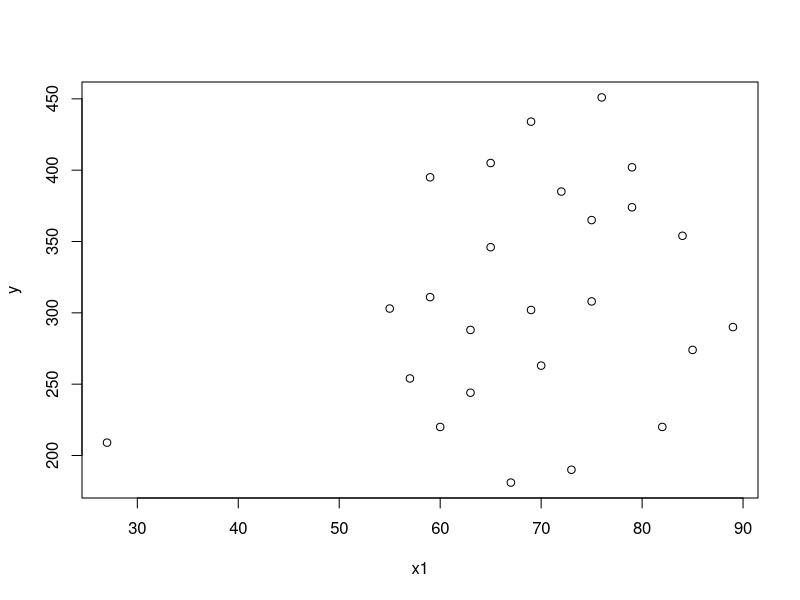
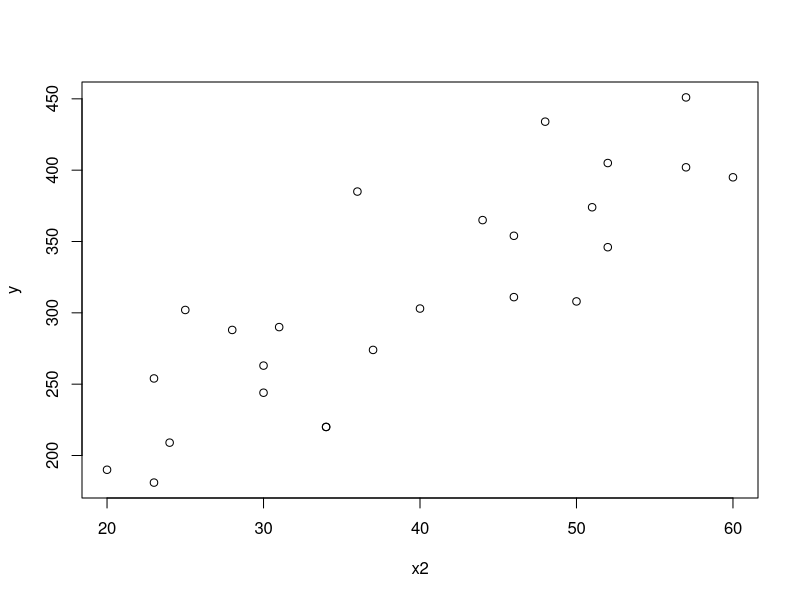
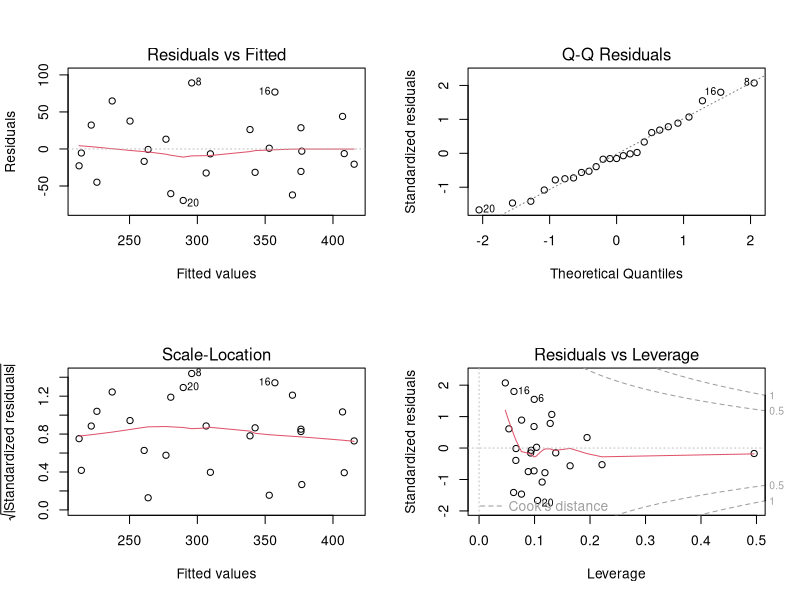

The R source for these figures, in order: (Note: this script raises an error after producing the figures.)
## ---- chunk 1
knitr::opts_chunk$set(echo = TRUE)
## ---- chunk 2
#4.1
y <- c(354,190,405,263,451,302,288,385,402,365,209,290,346,254,395,434,220,374,308,220,311,181,274,303,244)

x1 <- c(84,73,65,70,76,69,63,72,79,75,27,89,65,57,59,69,60,79,75,82,59,67,85,55,63)

x2 <- c(46,20,52,30,57,25,28,36,57,44,24,31,52,23,60,48,34,51,50,34,46,23,37,40,30)

## ---- chunk 3
#a.산점도
plot(x1,y)
plot(x2,y)
## ---- chunk 4
#b. 1차선형회귀모형 적합(x1)
lm.x1 <- lm(y~x1)
summary(lm.x1)

## ---- chunk 5
#c. 1차선형회귀모형 적합(x2)
lm.x2 <- lm(y~x2)
summary(lm.x2)

## ---- chunk 6
#d. 1차선형회귀모형 적합(x1,x2)
lm.x1x2 <- lm(y~x1+x2)
summary(lm.x1x2)

## ---- chunk 7
#e. 유의성 검정
##F-statistic:  검정통계량 = 13.55
##p-값 : 1.443e-06    
##1.443e-06  < 0.05

##독립변수(몸무게, 나이)가 종속변수(콜레스테롤)에 미치는 영향에 대한 회귀모형은 통계적으로 유의하다.
## ---- chunk 8
#f. 결정계수
##Multiple R-squared:  0.7056
##Adjusted R-squared:  0.6788 
##콜레스테롤(y)의 선형회귀모형은 몸무게(x1)와 나이(x2)에 의해 약 67.88%로 설명된다. 

## ---- chunk 9
#g. 등분산성
par(mfrow=c(2,2))
plot(lm.x1x2)

##첫번째 x축에 모형적합값 y축에 잔차를 그린 plot에서 산점도가 중앙 선과 관계없이 분포된 것을 보아, 잔차의 등분산성을 만족한다. 
library(car)
ncvTest(lm.x1x2)


##ncvTest 결과 p = 0.83275 > .05인것을 보아, 모형 적합 값에 따라 오차의 분산이 변한다. 
##H0(귀무가설) : 독립변수에 상관없이 잔차의 분산이 동일하다 가 기각 안되고 채택됨.즉, 잔차의 등분산성을 만족한다. 

## ---- chunk 10
#h
#Q-Q plot

qqPlot(lm.x1x2,simulate=TRUE,main="Q-Q_ plot")

##잔차의 probability plot을 본 결과, 점들은 비교적  45도 각도의 직선위에 있기 때문에 정규성이 있다. 

## ---- chunk 11
# i. 잔차 정규분포 유의수준 5% 검정
library(nortest)
shapiro.test(lm.x1x2$residuals)

## p-value = 0.6588 > .05이므로 유의하지 않다. 즉, H0(귀무가설) : 모집단은 정규분포를 따른다.이 기각 안되고 채택됨. 즉, 잔차는 정규분포를 따른다. 
## ---- chunk 12
#j
library(lmtest)
dwtest(lm.x1x2)

## p-value = 0.1791 > .05 이므로  잔차는 독립성을 따르지 않는다. 

## ---- chunk 13
#k
predict(lm.x1x2, newdata = data.frame(x1=84,x2=54))
## ---- chunk 14
#4.3
y <- c(82,89,101,107,115,122,127,137,147,166,174,175,177,184,187,189,194,197,201,204,255,328) #FFD

x1 <- c(1.468,1.605,2.168,2.054,2.467,1.294,2.183,2.426,2.607,4.567,4.588,3.618,5.855,2.898,3.88,0.455,8.088,6.502,6.081,7.105,8.548,6.321) #SPR

x2 <- c(3.3,3.664,4.87,4.72,4.11,3.75,3.97,4.65,3.84,4.92,3.82,4.32,4.53,4.48,5.39,4.99,4.5,5.2,5.65,5.4,4.2,6.45) #RGF

x3 <- c(0.166,0.154,0.177,0.275,0.298,0.15,0,0.117,0.155,0.138,0.249,0.143,0.172,0.178,0.101,0.008,0.251,0.366,0.106,0.089,0.222,0.187)  #PLF

x4 <- c(0.1,0.1,2.9,1.1,1,0.9,2.4,1.8,2.3,3.2,3.5,2.8,2.5,3,3,2.64,2.7,2.9,2.9,3.2,2.9,2) #SLF
  
x5 <- c(0,0,1,0,1,0,1,0,0,1,0,0,1,0,1,0,1,1,1,1,0,1) #CAR  

## ---- chunk 15
#a.
y = log(y)
## ---- chunk 16
#b.산점도
plot(x1,y)
plot(x2,y)
plot(x3,y)
plot(x4,y)
plot(x5,y)
## ---- chunk 17
#c.다중회귀모형적합
lm.ffd = lm(y ~ x1+x2+x3+x4+x5) 
## ---- chunk 18
#d. 유의성 검정
summary(lm.ffd)

##H0(귀무가설):회귀모형은 타당하지 않다. 즉, FFD는 기술수준변화와 관련 없다. 
##H1(대립가설):회귀모형은 타당하다. 즉, FFD는 기술수준변화와 관련 있다. 
##F-statistic:  검정통계량 =  15.41
##p-값 : 1.258e-05

## 독립변수(SPR,RGF,PLF,SLF,CAR)가 종속변수(FFD)에 미치는 영향에 대한 회귀모형은 통계적으로 유의하다.귀무가설 기각, 대립가설 채택, FFD는 기술수준변화와 관련 있다. 
## ---- chunk 19
#e. 결정계수
##Multiple R-squared:  0.8281
##Adjusted R-squared:  0.7744


##FFD(y)의 선형회귀모형은 SPR(x1)과 RGF(x2)와 PLF(x3)와 SLF(x4)와 CAR(x5)에 의해 약 77.44%로 설명된다. 

## ---- chunk 20
#f. 등분산성
par(mfrow=c(2,2))
plot(lm.ffd)

##첫번째 x축에 모형적합값 y축에 잔차를 그린 plot에서 산점도가 중앙 선과 관계없이 분포된 것을 보아, 잔차의 등분산성을 만족한다.  


library(car)
ncvTest(lm.ffd)

##ncvTest 결과 p = 0.89671> .05 인것을 보아,모형 적합 값에 따라 오차의 분산이 변한다. 
##H0(귀무가설) : 독립변수에 상관없이 잔차의 분산이 동일하다 가 기각 안되고 채택됨.즉, 잔차의 등분산성을 만족한다. 
## ---- chunk 21
#g
#Q-Q plot

qqPlot(lm.ffd,simulate=TRUE,main="Q-Q_ plot")

##잔차의 probability plot을 본 결과, 점들은 비교적  45도 각도의 직선위에 있기 때문에 정규성이 있다. 

## ---- chunk 22
#4.5
y <- c(44,25,10,28,25,72,45,25,12,24,46,8,15,28,26,27,4,14,21,22,60,10,60,12,28,39,14,8,11,7,23,16,26,8,11,12,50,9,13,22,23,31,20,65,9,12,21,13,10,4,18,10,7)

x1 <- c(2.8,3.1,2.59,3.36,2.8,3.35,2.99,2.99,2.92,3.23,3.37,2.72,3.47,2.7,3.24,2.65,3.41,2.58,2.81,2.8,3.62,2.74,3.27,3.78,2.9,3.7,3.4,2.63,2.65,3.26,3.15,2.6,2.74,2.72,3.11,2.79,2.9,2.74,2.7,3.08,2.18,2.88,3.04,3.32,2.8,3.29,3.56,2.74,3.06,2.54,2.78,2.81,3.26)

x2 <- c(6.1,5.1,6,6.9,7,5.6,6.3,7.2,6.9,6.5,6.8,6.6,8.4,5.9,6,6,7.6,6.2,6,6.4,6.8,8.4,6.7,8.3,5.6,7.3,7,6.9,5.8,7.2,6.5,6.3,6.8,5.9,6.8,6.7,6.7,5.5,6.9,6.3,6.1,5.8,6.8,7.3,5.9,6.8,8.8,7.1,6.9,6.7,7.2,5.2,6.6)

## ---- chunk 23
#a.산점도
plot(x1,y)
plot(x2,y)
## ---- chunk 24
#b. 다중선형회귀모형 적합(x1)
lm.x1x2 <- lm(y~x1+x2)
summary(lm.x1x2)

## ---- chunk 25
#c. 유의성 검정

##H0(귀무가설):회귀모형은 타당하지 않다. 즉, 6개월 치료한 환자의 병적 측면의 정도는 생각방해 & 적대적인 의심과 관련 없다. 
##H1(대립가설):회귀모형은 타당하다. 즉, 6개월 치료한 환자의 병적 측면의 정도는 생각방해 & 적대적인 의심과 관련 있다. 
##F-statistic:  검정통계량 = 14.86 
##p-값 : 0.003815  
##0.003815  < 0.05

##독립변수(생각방해, 적대적인 의심)가 종속변수( 6개월 치료한 환자의 병적 측면의 정도)에 미치는 영향에 대한 회귀모형은 통계적으로 유의하다.
## ---- chunk 26
#d. 결정계수
##Multiple R-squared:  0.1997
##Adjusted R-squared:  0.1677 
##6개월 치료한 환자의 병적 측면의 정도(y)의 선형회귀모형은 생각방해(x1)와 적대적인 의심(x2)에 의해 약 16.77%로 설명된다. 

## ---- chunk 27
#e. 등분산성
#생각방해(x1)와 적대적인 의심(x2)을 독립변수(설명변수)로 갖는 모형의 결정계수
##Multiple R-squared:  0.1997
##Adjusted R-squared:  0.1677 

#생각방해(x1)를 독립변수(설명변수)로 갖는 모형의 결정계수
lm.m1 <- lm(y~x1) 
summary(lm.m1)
##Multiple R-squared:0.1114
##Adjusted R-squared:  0.09394 

#적대적인 의심(x2)을 독립변수(설명변수)로 갖는 모형의 결정계수
lm.m2 <- lm(y~x2)
summary(lm.m2)
##Multiple R-squared:  0.01145
##Adjusted R-squared:  -0.007938 

## 모형의 설명력을 뜻하는 각 회귀모형의 수정결정계수를 비교해봤을 때, 독립변수인 생각방해(x1)와 적대적인 의심(x2)이 모두 들어간 회귀모형의 수정결정계수가 0.1677로 가장 높다. 

## ---- chunk 28

## ---- chunk 29

## ---- chunk 30

## ---- chunk 31

## ---- chunk 32
